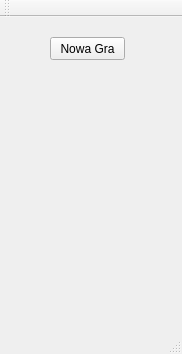
<?xml version="1.0" encoding="UTF-8"?>
<ui version="4.0">
 <class>MainWindow</class>
 <widget class="QMainWindow" name="MainWindow">
  <property name="geometry">
   <rect>
    <x>0</x>
    <y>0</y>
    <width>182</width>
    <height>354</height>
   </rect>
  </property>
  <property name="windowTitle">
   <string>MainWindow</string>
  </property>
  <widget class="QWidget" name="centralWidget">
   <widget class="QPushButton" name="pushButton">
    <property name="geometry">
     <rect>
      <x>50</x>
      <y>20</y>
      <width>75</width>
      <height>23</height>
     </rect>
    </property>
    <property name="text">
     <string>Nowa Gra</string>
    </property>
   </widget>
  </widget>
  <widget class="QToolBar" name="mainToolBar">
   <attribute name="toolBarArea">
    <enum>TopToolBarArea</enum>
   </attribute>
   <attribute name="toolBarBreak">
    <bool>false</bool>
   </attribute>
  </widget>
  <widget class="QStatusBar" name="statusBar"/>
 </widget>
 <layoutdefault spacing="6" margin="11"/>
 <resources/>
 <connections/>
</ui>
